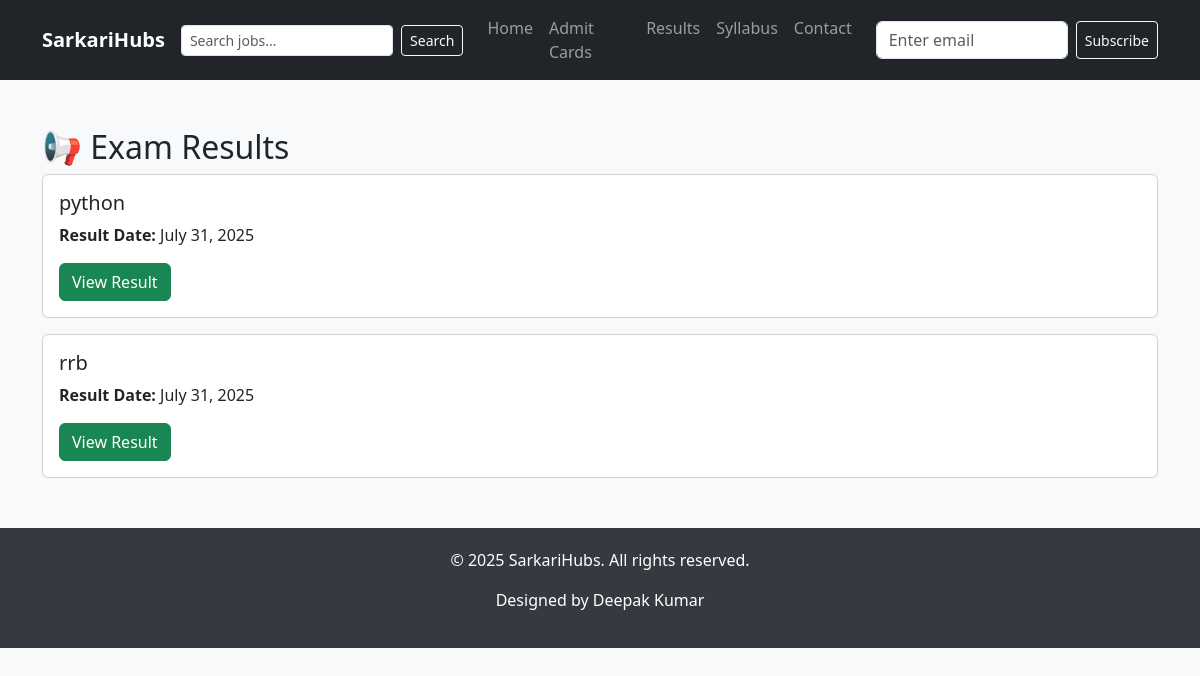
Before: /results/ with the older database file.
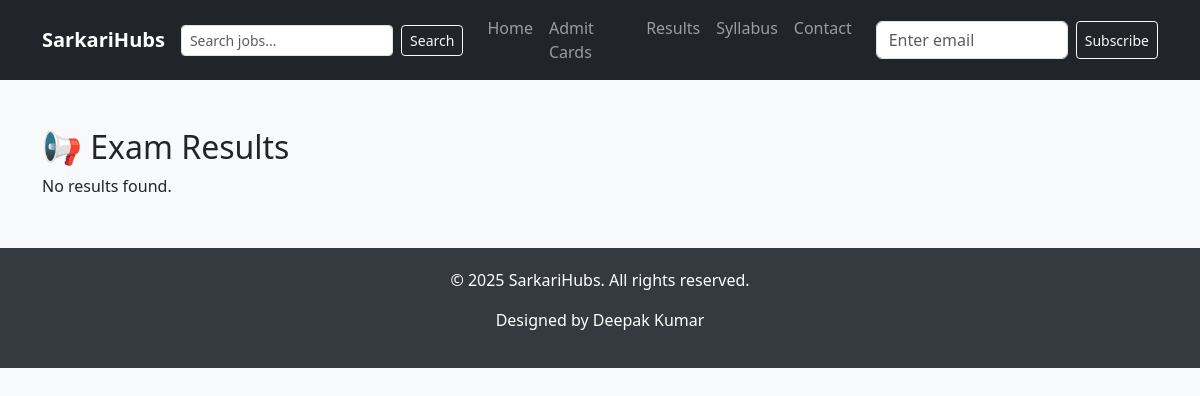
After: the same page with the newer database file.
### core/models.py (models this page shows, shortened)
class Result(models.Model):
    title = models.CharField(max_length=200)
    result_date = models.DateField(null=True, blank=True)
    result_link = models.URLField()
    posted_on = models.DateTimeField(auto_now_add=True)

### core/views.py (the view)
# urls.py: path('results/', views.results, name='results'),
def results(request):
    results = Result.objects.all().order_by('-posted_on')
    return render(request, 'results.html', {'results': results, 'now': datetime.now()})

### core/templates/results.html
{% extends "base.html" %}
{% block content %}
<div class="container mt-5">
    <h2>📢 Exam Results</h2>
    {% for res in results %}
        <div class="card mb-3">
            <div class="card-body">
                <h5>{{ res.title }}</h5>
                {% if res.result_date %}<p><strong>Result Date:</strong> {{ res.result_date }}</p>{% endif %}
                <a href="{{ res.result_link }}" class="btn btn-success" target="_blank">View Result</a>
            </div>
        </div>
    {% empty %}
        <p>No results found.</p>
    {% endfor %}
</div>
{% endblock %}

Changed rows visible on the page:
removed Result: title "python", result_date "July 31, 2025"
removed Result: title "rrb", result_date "July 31, 2025"
Other visible differences:
text now shown: "No results found."
